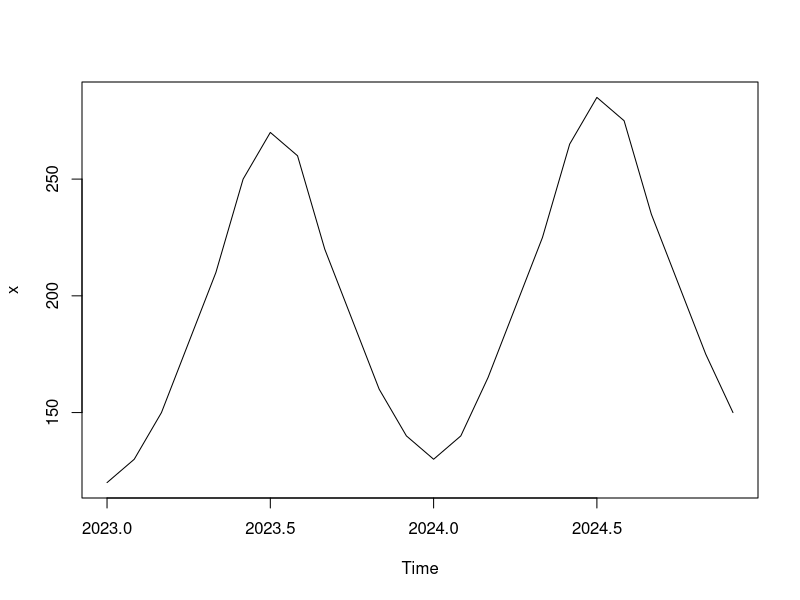
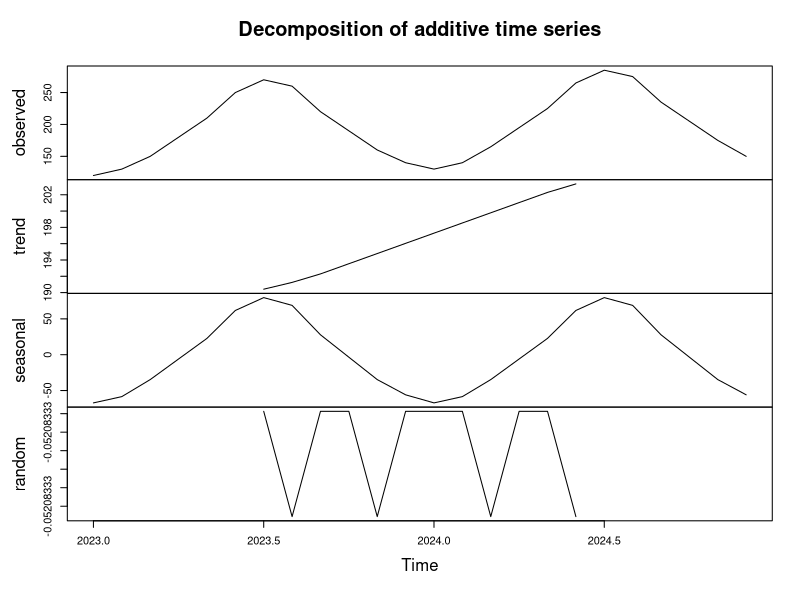
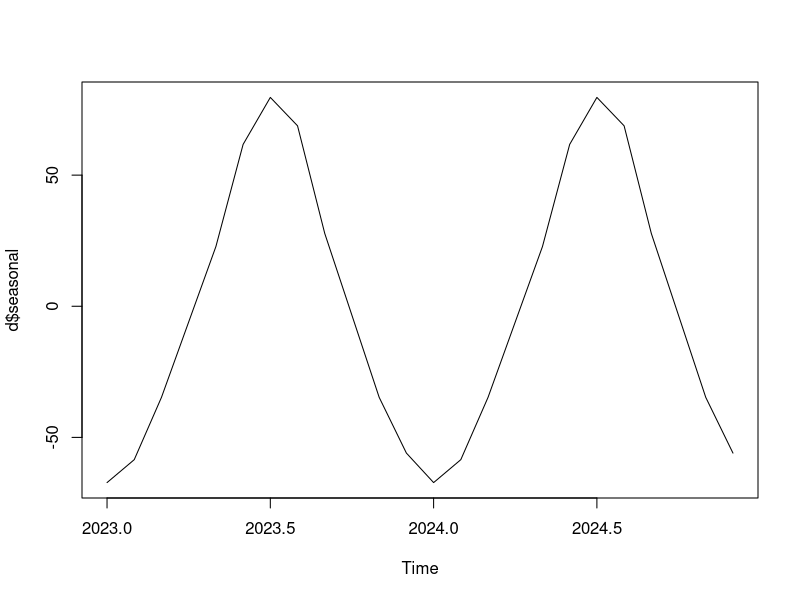

These figures' R source, in order:
# Monthly sales
sales <- c(120,130,150,180,210,250,270,260,220,190,160,140,
130,140,165,195,225,265,285,275,235,205,175,150)

# Time series
x <- ts(sales,start=c(2023,1),frequency=12)

# Plot
plot(x)

# Decompose
d <- decompose(x)

# Components
d
d$trend
d$seasonal
d$random

# Decomposition plot
plot(d)

# Seasonal component
plot(d$seasonal)
